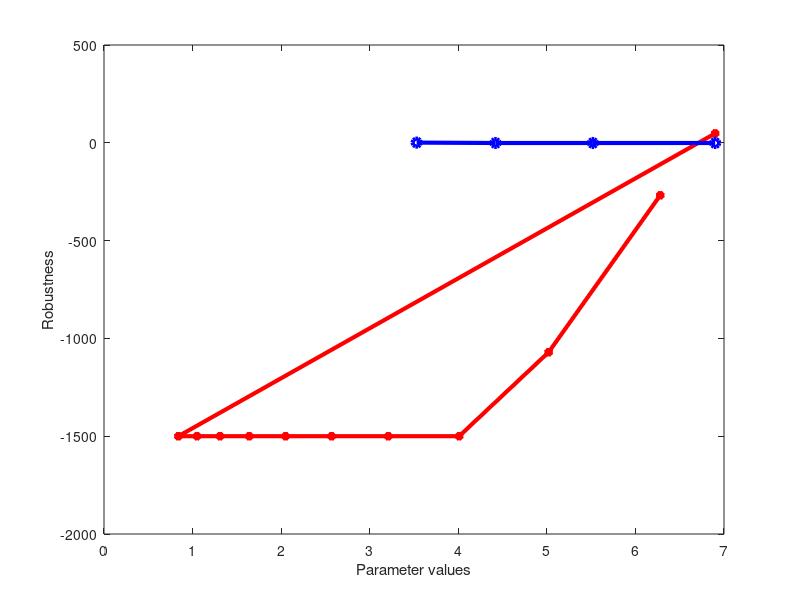

This figure's MATLAB source:
%{
x=[1 2 3 4 5 6 7];
y=[1.139 0.5711 0.1407 0.025 0.0028 0.0006 0.0005];
plot(x,y,'r','Marker','*','LineWidth',3)
hold on
y%=[1.6205 0.5787 0.1897 0.0313 0.0030 0.0012 0.0006];
plot(x,y,'b','Marker','*','LineWidth',3)
ylabel('Singular Value')
xlabel('index')
%}

x=[6.28 5.02 4.01 3.21 2.57 2.05 1.64 1.31 1.05 0.84 6.90];
y=[-268.27 -1070.67 -1500 -1500 -1500 -1500 -1500 -1500 -1500 -1500 48];
plot(x,y,'r','Marker','*','LineWidth',3)
hold on
x=[6.90 5.52 4.42 3.53];
y=[-1 -1 -1 1];
plot(x,y,'b','Marker','o','LineWidth',3)
ylabel('Robustness')
xlabel('Parameter values')
